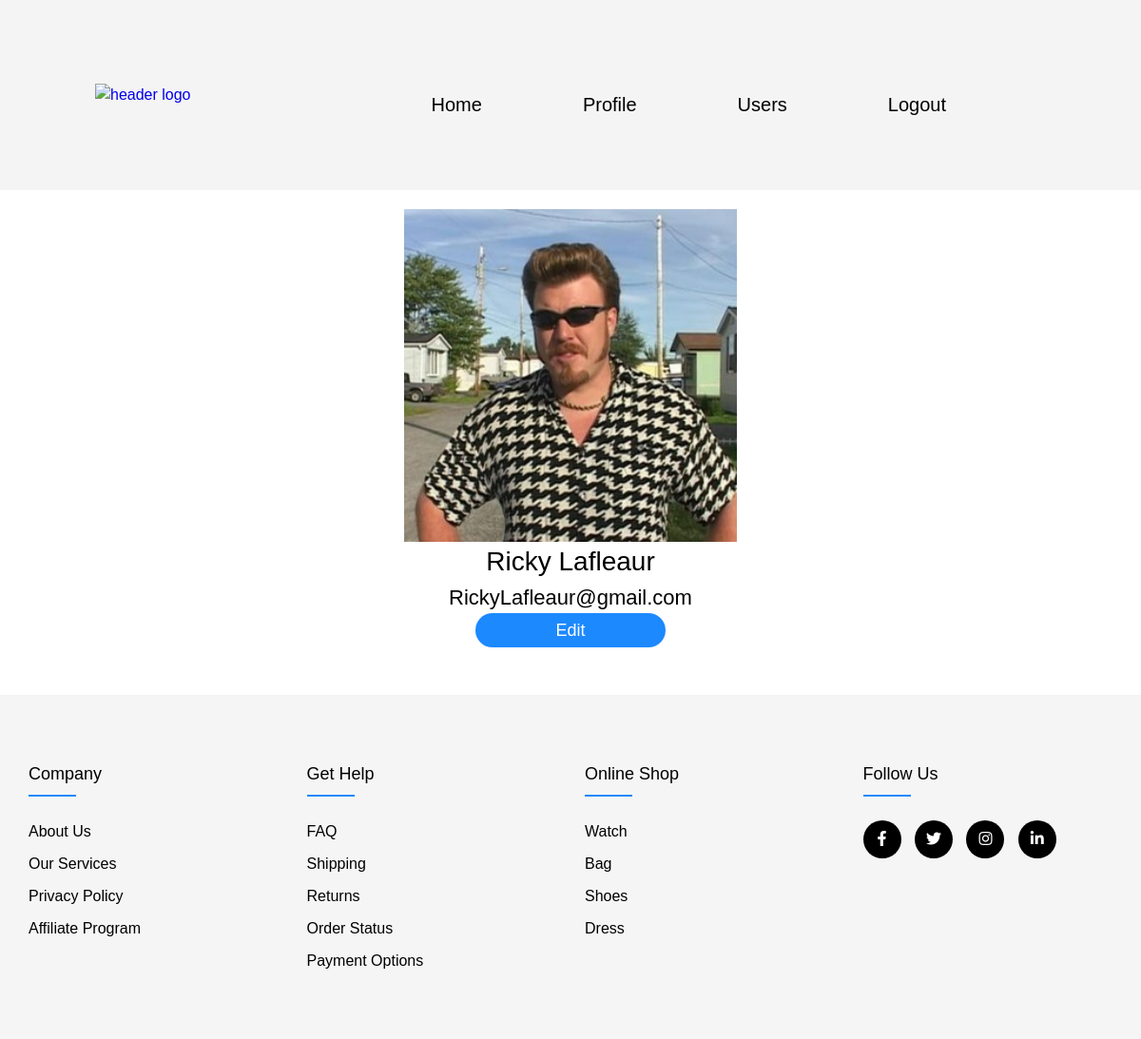
Page /profile.php (signed in) on the committed database.
### tables this page shows
CREATE TABLE accounts(
                         id int(11) NOT NULL AUTO_INCREMENT,
                         fname varchar(255) NOT NULL,
                         lname varchar(255) NOT NULL,
                         email varchar(255) NOT NULL,
                         password varchar(255) NOT NULL,
                         image VARCHAR(255),
                         PRIMARY KEY (id)
);

### database.php (the view, shortened to what this page needs)
<?php
class Database{
    private $dbServerName = "localhost";
    private $dbUsername = "root";
    private $dbPassword = "";
    private $dbDatabase = "finalproject";
    private $dbPort = 4306;
    public $con;
    public function connect(){
        $this->con = new mysqli($this->dbServerName, $this->dbUsername, $this->dbPassword, $this->dbDatabase, $this->dbPort);
        if(mysqli_connect_error()){
        trigger_error("Failed to connect: " . mysqli_connect_error());
        }else{
            return $this->con;
        }
    }
                        ?>
                <?php
    public function getAccountCredentials($credential){
        $id = $_SESSION['id'];
        $query = "SELECT * FROM accounts WHERE id = '$id'";
        $result = $this->con->query($query);
        $result = $result->fetch_assoc();
        $returnValue = $result[$credential];
        return $returnValue;
    }
                ?>
                <?php
    public function profileMP(){
        if ($this->getAccountCredentials('image') != '') {
            ?>
            <img src="<?php echo $this->getAccountCredentials('image'); ?>" alt="profile picture"><?php
        } else { ?>
        <img src="./img/empty-profile.jpeg" alt="profile picture">
            <?php } ?>
        <div>
            <p><?php echo $this->getAccountCredentials('fname') . " " . $this->getAccountCredentials('lname'); ?></p>
        </div>
        <p><?php echo $this->getAccountCredentials('email'); ?></p>
        <form method="POST">
            <input type="submit" name="editProfile" value="Edit">
            <?php
    }
}
?>

### css/style.css (style rules this page uses)
input { position: relative; display: block; width: 200px; height: 36px; border-radius: 18px; background-color: #1c89ff; border: solid 1px transparent; color: #fff; font-size: 18px; font-weight: 300; cursor: pointer; transition: all .1s ease-in-out; }
body { line-height: 1.5; font-family: 'Poppins', sans-serif; }
* { margin:0; padding:0; box-sizing: border-box; }
body { margin: 0px; }
.profile > img { width: 350px; height: 350px; }
.profile > div > p { font-size: 28px; margin: 0px; }
.profile > p { font-size: 22px; }
body { font-family: sans-serif; }

### rows in the picture
accounts: image (picture), fname "Ricky", lname "Lafleaur", email "RickyLafleaur@gmail.com"
